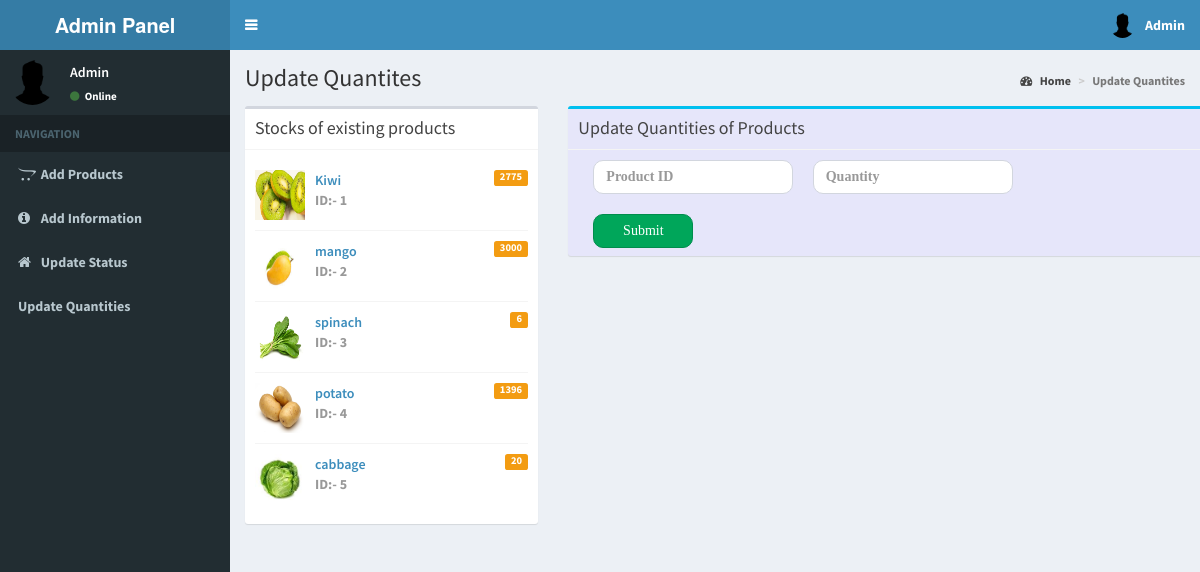
The app's page /admin/updatequantities.php with its own data.
### tables this page shows
CREATE TABLE `croppurchase` (
  `id` int(11) NOT NULL,
  `Name` varchar(255) NOT NULL,
  `image` varchar(255) NOT NULL,
  `price` int(11) NOT NULL,
  `SoldBy` varchar(100) NOT NULL,
  `Rating` float NOT NULL,
  `Quantity` int(11) NOT NULL
);

### admin/updatequantities.php (the view, shortened to what this page needs)
<?php
$conn_products = new mysqli('localhost:3307', 'root', '', 'croppurchase');
$query = "select * from croppurchase";
$result_products = mysqli_query($conn_products, $query);
?>
<!DOCTYPE html>
<html>
<head>
  <link rel="stylesheet" href="../bootstrap/css/bootstrap.min.css">
  <link rel="stylesheet" href="https://cdnjs.cloudflare.com/ajax/libs/font-awesome/4.5.0/css/font-awesome.min.css">
  <link rel="stylesheet" href="https://cdnjs.cloudflare.com/ajax/libs/ionicons/2.0.1/css/ionicons.min.css">
  <link rel="stylesheet" href="../plugins/jvectormap/jquery-jvectormap-1.2.2.css">
  <link rel="stylesheet" href="../dist/css/AdminLTE.min.css">
  <link rel="stylesheet" href="../dist/css/skins/_all-skins.min.css">
</head>
<body class="hold-transition skin-blue sidebar-mini">
  <div class="wrapper">
    <header class="main-header">
      <a href="#" class="logo">
        <span class="logo-lg"><b>Admin Panel</span>
      </a>
      <div class="nav_head">
      </div>
    </header>
    <div class="content-wrapper">
      <section class="content-header">
        <h1>
          Update Quantites
        </h1>
        <ol class="breadcrumb">
          <li><a href="#"><i class="fa fa-dashboard"></i> Home</a></li>
          <li class="active">Update Quantites</li>
        </ol>
      </section>
      <section class="content">
        <div class="row">
          <div class="col-md-4">
            <div class="box">
              <div class="box-header with-border">
                <h3 class="box-title">Stocks of existing products</h3>
              </div>
              <div class="box-body">
                <ul class="products-list product-list-in-box">
                  <?php
                  while ($row=mysqli_fetch_array($result_products)) {
                  ?>
                    <li class="item">
                    <div class="product-img">
                        <img src="../<?php echo ($row["image"]) ?>">
                      </div>
                      <div class="product-info">
                        <a href="javascript:void(0)" class="product-title"><?php echo ($row['Name']) ?>
                          <span class="label label-warning pull-right"><?php echo ($row['Quantity']) ?></span></a>
                        <span class="product-description">
                          ID:- <?php echo ($row['id']) ?>
                        </span>
                      </div>
                    </li>
                  <?php
                  }
                  ?>
                </ul>
              </div>
            </div>
          </div>
          <div class="col-md-4">
            <div class="box box-info" style="width:700px;height:150px;background-color:lavender">
              <div class="box-header with-border">
                <h3 class="box-title">Update Quantities of Products</h3>
              </div>
              <div class="box-body">
                <section class="vh-100 gradient-custom">
                  <div class="container py-5 h-100">
                    <div class="row justify-content-center align-items-center h-100">
                      <div class="col-12 col-lg-9 col-xl-7">
                        <div class="card shadow-2-strong card-registration" style="border-radius: 15px;">
                          <div class="card-body p-4 p-md-5">
                          <form action="../main/updatequantitiesmain.php" method="POST" enctype="multipart/form-data">
                            <div class="row">
                                <div class="col-md-3 mb-4">
                                  <div class="form-outline">
                                    <input type="text" name="id" class="form-control form-control-lg" style="width:200px;border-radius:10px;font-family:'Calibri';" placeholder="Product ID" required>
                                  </div>
                                </div>
                                <div class="col-md-3 mb-4">
                                  <div class="form-outline">
                                    <input type="text" name="Quantity" class="form-control form-control-lg" style="width:200px;border-radius:10px;font-family:'Calibri';" placeholder="Quantity" required>
                                  </div>
                                </div>
                              </div>
                              <br>
                              <input class="btn btn-success btn-md" type="submit" value="Submit" style="width:100px;border-radius:10px;font-family:'Calibri';">
                            </form>
                          </div>
                        </div>
                      </div>
                    </div>
                  </div>
                </section>
              </div>
            </div>
          </div>
      </section>
    </div>
  </div>
</body>
</html>

### records on screen
croppurchase: image (picture), Name "Kiwi", Quantity "2775", id "1"
croppurchase: image (picture), Name "mango", Quantity "3000", id "2"
croppurchase: image (picture), Name "spinach", Quantity "6", id "3"
croppurchase: image (picture), Name "potato", Quantity "1396", id "4"
croppurchase: image (picture), Name "cabbage", Quantity "20", id "5"
